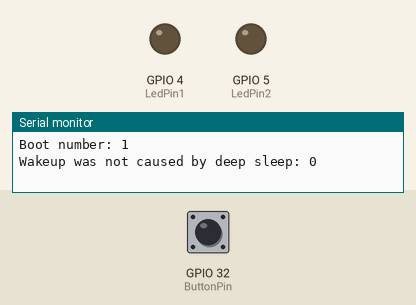
Bench run of a program on a simulated ESP32. Parts: output pins drawn as LEDs (lit = HIGH), the last lines printed to the serial monitor. Inputs (shaded band) come from the test bench; at power-on: GPIO 32 (ButtonPin) LOW. At 14.5 s the program puts the board to deep sleep or switches it off; the recording ends there.

Above: at 3.2 s.
3.3 s: GPIO 32 (ButtonPin) pulled HIGH for 0.15 s
At 4.4 s:
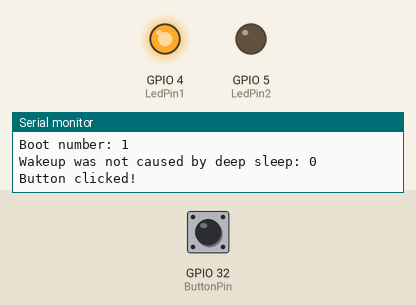
Timing chart, 0 to 14.5 s (numbered marks = the images above; inputs shaded):
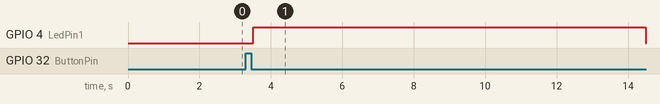

The program:

main.cpp
```cpp
#include <Arduino.h>
#include "OneButton.h"
#include "driver/rtc_io.h"

const int BuildinledPin = 2; // GPIO2 is often connected to the onboard LED on ESP32 boards
const int ButtonPin = 32;    // GPIO 32 is often used for a button on ESP32 boards
const int LedPin1 = 4; // GPIO 04 for an external LED
const int LedPin2 = 5; // GPIO 05 for another external LED


int ledState1 = LOW;
int ledState2 = LOW;
int lastButtonState = LOW; // Previous state of the button
int debounceDelay = 50; // Debounce time in milliseconds
int lastTime = 0; // Last time the button state changed

#define uS_TO_S_FACTOR 1000000ULL /* Conversion factor for micro seconds to seconds */
#define TIME_TO_SLEEP  10          /* Time ESP32 will go to sleep (in seconds) */

#define BUTTON_PIN_BITMASK(GPIO) (1ULL << GPIO)  // 2 ^ GPIO_NUMBER in hex
#define USE_EXT0_WAKEUP          1               // 1 = EXT0 wakeup, 0 = EXT1 wakeup
#define WAKEUP_GPIO              GPIO_NUM_32     // Only RTC IO are allowed - ESP32 Pin example
RTC_DATA_ATTR int bootCount = 0;

OneButton button;

void Click(); // function prototype for button click event

/*
  Method to print the reason by which ESP32
  has been awaken from sleep
*/
void print_wakeup_reason() {
  esp_sleep_wakeup_cause_t wakeup_reason;

  wakeup_reason = esp_sleep_get_wakeup_cause();

  switch (wakeup_reason) {
    case ESP_SLEEP_WAKEUP_EXT0:     Serial.println("Wakeup caused by external signal using RTC_IO"); break;
    case ESP_SLEEP_WAKEUP_EXT1:     Serial.println("Wakeup caused by external signal using RTC_CNTL"); break;
    case ESP_SLEEP_WAKEUP_TIMER:    Serial.println("Wakeup caused by timer"); break;
    case ESP_SLEEP_WAKEUP_TOUCHPAD: Serial.println("Wakeup caused by touchpad"); break;
    case ESP_SLEEP_WAKEUP_ULP:      Serial.println("Wakeup caused by ULP program"); break;
    default:                        Serial.printf("Wakeup was not caused by deep sleep: %d\n", wakeup_reason); break;
  }
}

void setup() {
  Serial.begin(115200);
  delay(1000);  //Take some time to open up the Serial Monitor

  //Increment boot number and print it every reboot
  ++bootCount;
  Serial.println("Boot number: " + String(bootCount));

  //Print the wakeup reason for ESP32
  print_wakeup_reason();

  switch (esp_sleep_get_wakeup_cause() )
  {
    case ESP_SLEEP_WAKEUP_EXT0:
    case ESP_SLEEP_WAKEUP_EXT1:  Click(); break;
    case ESP_SLEEP_WAKEUP_TIMER: {
      // Serial.writeln("Woke up from timer or external button press");
      ledState2 = HIGH;
      digitalWrite(LedPin2, ledState2);
    };
    break;
  }

#if USE_EXT0_WAKEUP
  esp_sleep_enable_ext0_wakeup(WAKEUP_GPIO, 1);  //1 = High, 0 = Low
  // Configure pullup/downs via RTCIO to tie wakeup pins to inactive level during deepsleep.
  // EXT0 resides in the same power domain (RTC_PERIPH) as the RTC IO pullup/downs.
  // No need to keep that power domain explicitly, unlike EXT1.
  rtc_gpio_pullup_dis(WAKEUP_GPIO);
  rtc_gpio_pulldown_en(WAKEUP_GPIO);

  gpio_hold_dis(GPIO_NUM_5);

#else  // EXT1 WAKEUP
  //If you were to use ext1, you would use it like
  esp_sleep_enable_ext1_wakeup_io(BUTTON_PIN_BITMASK(WAKEUP_GPIO), ESP_EXT1_WAKEUP_ANY_HIGH);
  /*
    If there are no external pull-up/downs, tie wakeup pins to inactive level with internal pull-up/downs via RTC IO
         during deepsleep. However, RTC IO relies on the RTC_PERIPH power domain. Keeping this power domain on will
         increase some power consumption. However, if we turn off the RTC_PERIPH domain or if certain chips lack the RTC_PERIPH
         domain, we will use the HOLD feature to maintain the pull-up and pull-down on the pins during sleep.
  */
  rtc_gpio_pulldown_en(WAKEUP_GPIO);  // GPIO33 is tie to GND in order to wake up in HIGH
  rtc_gpio_pullup_dis(WAKEUP_GPIO);   // Disable PULL_UP in order to allow it to wakeup on HIGH
#endif

  // put your setup code here, to run once:
  pinMode(LedPin1, OUTPUT);
  pinMode(LedPin2, OUTPUT);
  digitalWrite(LedPin1, ledState1); // Ensure LED is off at start
  digitalWrite(LedPin2, ledState2); // Ensure LED is off at start
  delay(1000); // Wait for a second

  pinMode(ButtonPin, INPUT);

  // setup OneButton
  button.setup(ButtonPin, INPUT, false);

  // link the click function to be called on a doubleclick event.
  button.attachClick(Click);
}

void Click() {
  Serial.println("Button clicked!");
  // ledState1 = !ledState1; // Toggle LED state
  // digitalWrite(LedPin1, ledState1); // Update LED based on ledState
  // ledState2 = !ledState2; // Toggle LED state
  // digitalWrite(LedPin2, ledState2); // Update LED based on ledState
  ledState1 = HIGH;
  digitalWrite(LedPin1, ledState1); // Update LED based on ledState

  lastTime = millis(); // Update lastTime to current time
}

void loop() {


  if (millis() - lastTime < 10000) {

    button.tick(); // check the button state and trigger events
  }
  else {
    // Serial.println("Entering deep sleep for 30 seconds...");
    Serial.println("Entering deep sleep until button press...");
    delay(1000); // Give time to print message
    esp_sleep_enable_timer_wakeup(TIME_TO_SLEEP * uS_TO_S_FACTOR);
    Serial.flush(); // Ensure all serial data is sent before sleeping
    digitalWrite(LedPin1, LOW); // Turn off LED1 before sleeping
    digitalWrite(LedPin2, LOW); // Turn off LED2 before sleeping
    gpio_hold_dis(GPIO_NUM_5);
    esp_deep_sleep_start();
  }

}
```

Measured:
- after the input at 3.3 s, GPIO 4 (LedPin1): LOW → HIGH after 0.20 s, → LOW 11.0 s later
